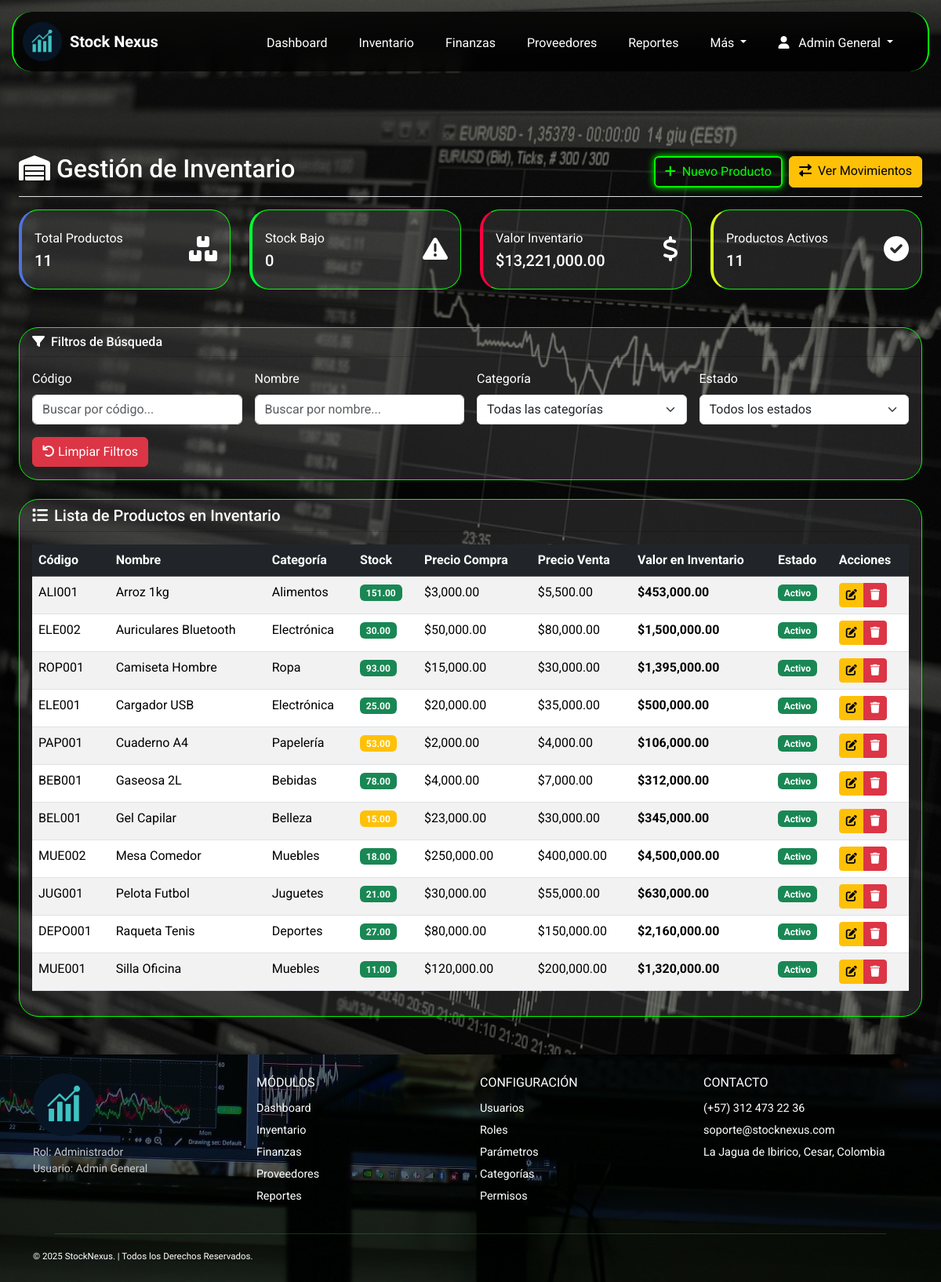
The page /index.php?page=inventario (signed in) on the database as committed earlier.
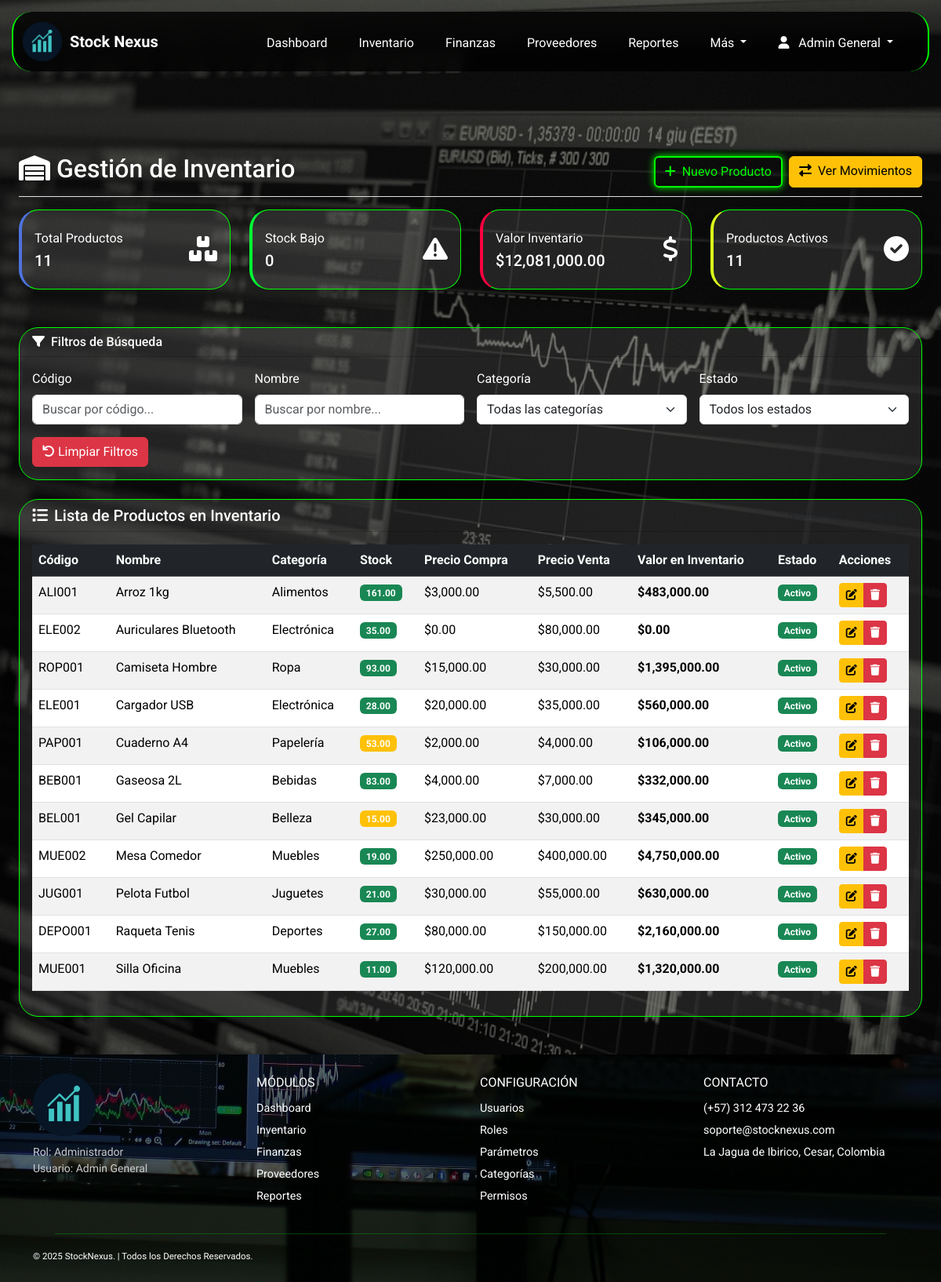
The same page on the database as committed later.
### tables this page shows
CREATE TABLE `productos` (
  `id_producto` int(11) NOT NULL,
  `codigo_producto` varchar(50) NOT NULL,
  `nombre_producto` varchar(150) NOT NULL,
  `id_categoria` int(11) DEFAULT NULL,
  `descripcion` text DEFAULT NULL,
  `stock_actual` decimal(10,2) DEFAULT 0.00,
  `stock_minimo` decimal(10,2) DEFAULT 0.00,
  `unidad_medida` varchar(30) DEFAULT 'Unidad',
  `precio_compra` decimal(12,2) DEFAULT 0.00,
  `precio_venta` decimal(12,2) DEFAULT 0.00,
  `estado` enum('Activo','Inactivo') DEFAULT 'Activo'
);

CREATE TABLE `categorias` (
  `id_categoria` int(11) NOT NULL,
  `nombre_categoria` varchar(100) NOT NULL,
  `descripcion` text DEFAULT NULL,
  `estado` enum('Activo','Inactivo') DEFAULT 'Activo'
);

### app/controllers/ProductoController.php (called while the page is built, shortened)
<?php
class ProductoController {
    private $db;
    public function __construct($database) {
        $this->db = $database;
    }
    public function listar() {
        try {
            $stmt = $this->db->query("
                SELECT p.*, c.nombre_categoria
                FROM productos p
                LEFT JOIN categorias c ON p.id_categoria = c.id_categoria
                ORDER BY p.nombre_producto
            ");
            return $stmt->fetchAll();
        } catch (PDOException $e) {
            error_log("Error en listar productos: " . $e->getMessage());
            return [];
        }
    }
}
?>

### app/views/Inventario/inventario.php (the view, shortened to what the rows shown need)
<?php
$productoController = new ProductoController($db);
$productos = $productoController->listar();
?>
<div class="container-fluid px-4 pb-5">
    <div class="d-flex justify-content-between flex-wrap flex-md-nowrap align-items-center pt-3 pb-2 mb-3 border-bottom"
            style="margin-top:180px;">
        <h1 class="h2"><i class="fas fa-warehouse me-2"></i>Gestión de Inventario</h1>
    </div>
    <div class="card">
        <div class="card-body">
            <div class="table-responsive">
                <table class="table table-striped table-hover" id="tablaInventario">
                    <thead class="table-dark">
                        <tr>
                            <th>Código</th>
                            <th>Nombre</th>
                            <th>Categoría</th>
                            <th>Stock</th>
                            <th>Precio Compra</th>
                            <th>Precio Venta</th>
                            <th>Valor en Inventario</th>
                            <th>Estado</th>
                            <th>Acciones</th>
                        </tr>
                    </thead>
                    <tbody id="cuerpoTabla">
                        <?php foreach ($productos as $producto):
                            $valorInventario = $producto['stock_actual'] * $producto['precio_compra'];
                        ?>
                        <tr data-estado="<?= $producto['estado'] ?>">
                            <td><?= $producto['codigo_producto'] ?></td>
                            <td><?= $producto['nombre_producto'] ?></td>
                            <td><?= $producto['nombre_categoria'] ?: 'Sin categoría' ?></td>
                            <td>
                                <span class="badge bg-<?= $producto['stock_actual'] <= $producto['stock_minimo'] ? 'danger' : ($producto['stock_actual'] <= ($producto['stock_minimo'] * 2) ? 'warning' : 'success') ?>">
                                    <?= $producto['stock_actual'] ?>
                                </span>
                            </td>
                            <td>$<?= number_format($producto['precio_compra'], 2) ?></td>
                            <td>$<?= number_format($producto['precio_venta'], 2) ?></td>
                            <td><strong>$<?= number_format($valorInventario, 2) ?></strong></td>
                            <td>
                                <span class="badge bg-<?= $producto['estado'] == 'Activo' ? 'success' : 'secondary' ?>">
                                    <?= $producto['estado'] ?>
                                </span>
                            </td>
                            <td>
                                <div class="btn-group btn-group-sm">
                                    <a href="index.php?page=editar_producto&id=<?= $producto['id_producto'] ?>"
                                    class="btn btn-warning" title="Editar">
                                        <i class="fas fa-edit"></i>
                                    </a>
                                    <button type="button" class="btn btn-danger btn-eliminar"
                                            data-id="<?= $producto['id_producto'] ?>"
                                            data-nombre="<?= htmlspecialchars($producto['nombre_producto']) ?>"
                                            title="Eliminar Permanentemente">
                                        <i class="fas fa-trash"></i>
                                    </button>
                                </div>
                            </td>
                        </tr>
                        <?php endforeach; ?>
                    </tbody>
                </table>
            </div>
        </div>
    </div>
</div>

Rows that differ between the two databases and show on the page:
changed productos "ALI001": stock_actual "151.00" → "161.00"; valorInventario "453,000.00" → "483,000.00"
changed productos "ELE002": stock_actual "30.00" → "35.00"; precio_compra "50,000.00" → "0.00"; precio_compra "1,500,000.00" → "0.00"
changed productos "ELE001": stock_actual "25.00" → "28.00"; valorInventario "500,000.00" → "560,000.00"
changed productos "BEB001": stock_actual "78.00" → "83.00"; valorInventario "312,000.00" → "332,000.00"
changed productos "MUE002": stock_actual "18.00" → "19.00"; valorInventario "4,500,000.00" → "4,750,000.00"
Other text that changed with them:
$valorTotal: "13,221,000.00" → "12,081,000.00"
